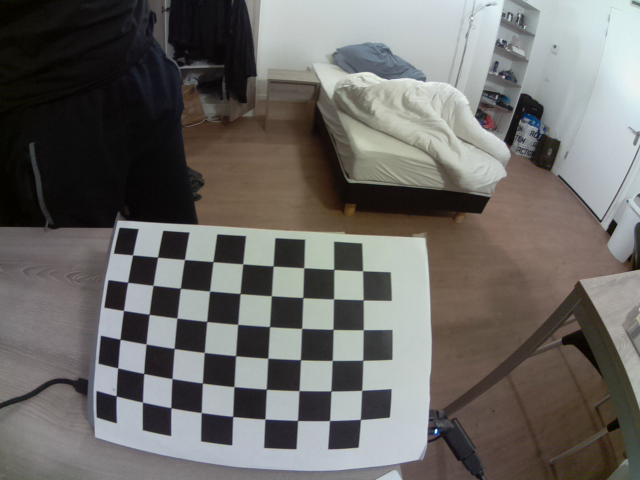
#> input picture stereo_vision/chessboard-R0.png, 640 x 480 px, found by its file name
$ python Main_Stereo_Vision_Prog.py   (older library calls are emulated)
#> lines starting #> are read from the running program, lines starting #| are printed output that depends on the picture; pictures that were not available may be replaced by others from this repository, and a replacement may not be noted
#      ▄▀▄     ▄▀▄
#     ▄█░░▀▀▀▀▀░░█▄
# ▄▄  █░░░░░░░░░░░█  ▄▄
#█▄▄█ █░░▀░░┬░░▀░░█ █▄▄█

###################################
##### Authors:                #####
##### Stephane Vujasinovic    #####
##### Frederic Uhrweiller     #####
#####                         #####
##### Creation: 2017          #####
###################################


#***********************
#**** Main Programm ****
#***********************


# Package importation
import numpy as np
import cv2
from openpyxl import Workbook # Used for writing data into an Excel file
from sklearn.preprocessing import normalize

# Filtering
kernel= np.ones((3,3),np.uint8)

def coords_mouse_disp(event,x,y,flags,param):
    if event == cv2.EVENT_LBUTTONDBLCLK:
        #print x,y,disp[y,x],filteredImg[y,x]
        average=0
        for u in range (-1,2):
            for v in range (-1,2):
                average += disp[y+u,x+v]
        average=average/9
        Distance= -593.97*average**(3) + 1506.8*average**(2) - 1373.1*average + 522.06
        Distance= np.around(Distance*0.01,decimals=2)
        print('Distance: '+ str(Distance)+' m')

# [12 lines of commented-out code are left out]
wb=Workbook()
ws=wb.active

#*************************************************
#***** Parameters for Distortion Calibration *****
#*************************************************

# Termination criteria
criteria =(cv2.TERM_CRITERIA_EPS + cv2.TERM_CRITERIA_MAX_ITER, 30, 0.001)
criteria_stereo= (cv2.TERM_CRITERIA_EPS + cv2.TERM_CRITERIA_MAX_ITER, 30, 0.001)

# Prepare object points
objp = np.zeros((9*6,3), np.float32)
objp[:,:2] = np.mgrid[0:9,0:6].T.reshape(-1,2)

# Arrays to store object points and image points from all images
objpoints= []   # 3d points in real world space
imgpointsR= []   # 2d points in image plane
imgpointsL= []

# Start calibration from the camera
print('Starting calibration for the 2 cameras... ')
# Call all saved images
for i in range(0,6):   # Put the amount of pictures you have taken for the calibration inbetween range(0,?) wenn starting from the image number 0
    t= str(i)
    ChessImaR= cv2.imread('chessboard-R'+t+'.png',0)    # Right side
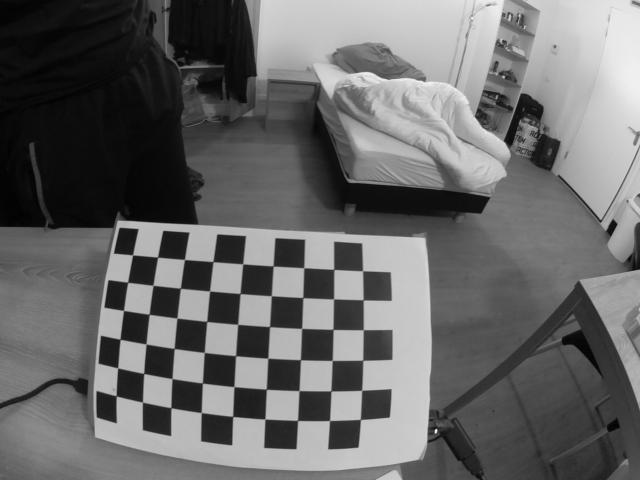
#> ChessImaR: shape (480, 640); min 2, max 240, mean 104.7
    ChessImaL= cv2.imread('chessboard-L'+t+'.png',0)    # Left side
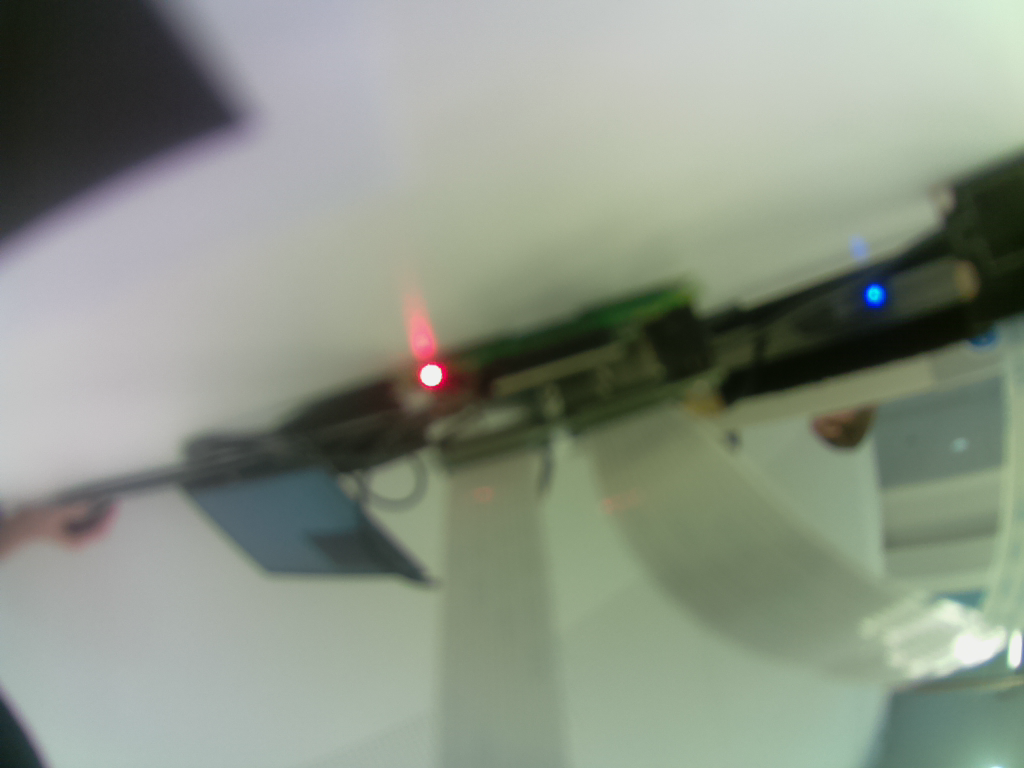
#> input picture stereo_vision/chessboard-L0.png, 1024 x 768 px, found by its file name
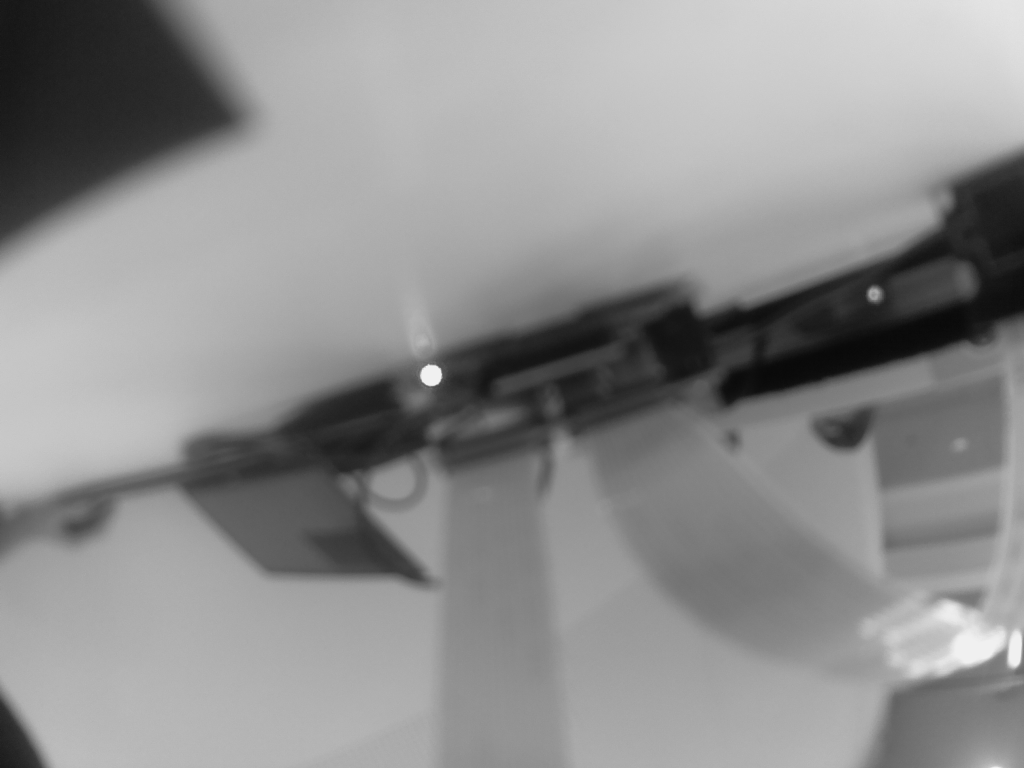
#> ChessImaL: shape (768, 1024); min 8, max 241, mean 142.5
    retR, cornersR = cv2.findChessboardCorners(ChessImaR,
                                               (9,6),None)  # Define the number of chees corners we are looking for
#> retR = True; cornersR = 54 rows, first 8: [132.6, 254.8], [157.6, 257.2], [184.5, 259.5], [213, 261.6], [242.7, 263.8], [273.2, 266], [303.8, 267.7], [333.7, 269.4]
    retL, cornersL = cv2.findChessboardCorners(ChessImaL,
                                               (9,6),None)  # Left side
#> retL = False; cornersL = None
#> (the run stopped early here; a loop or call above may not have finished)
